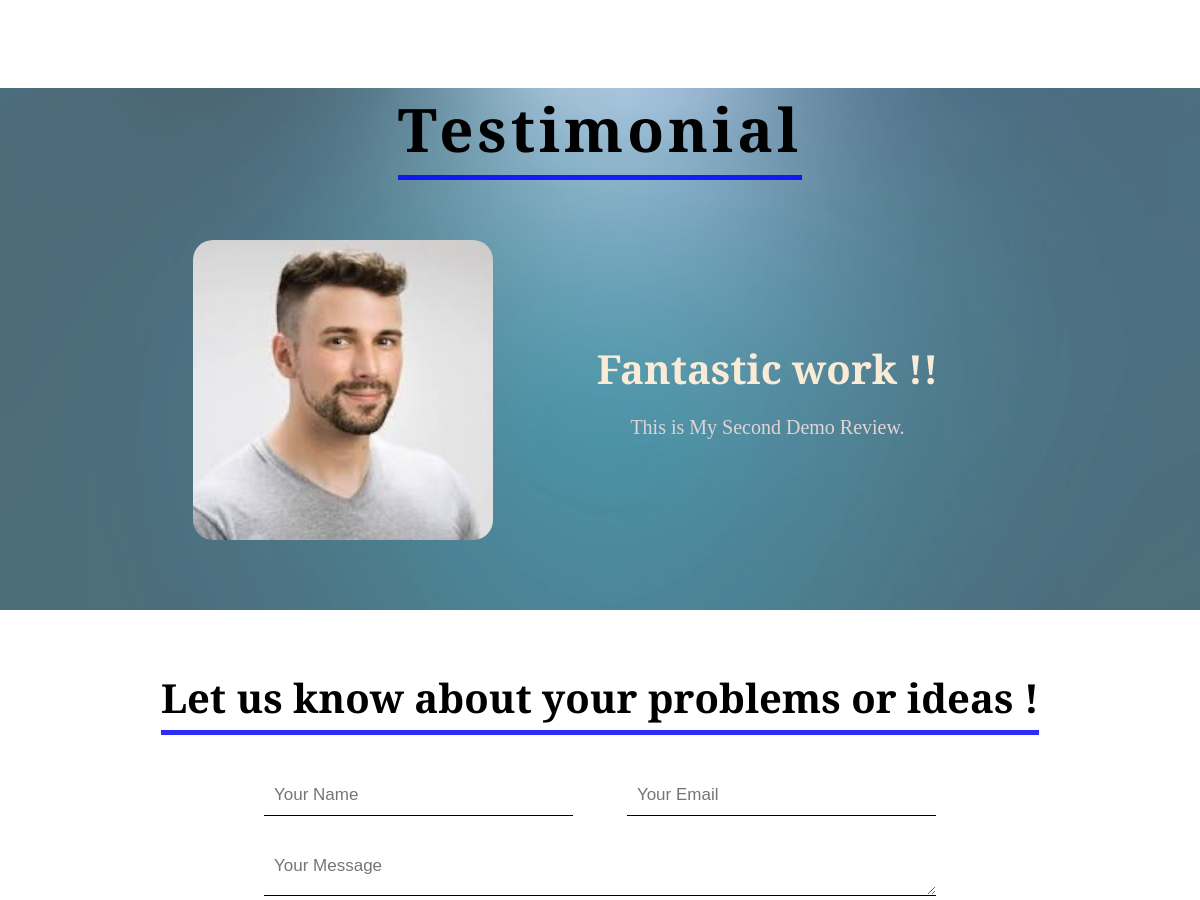
Before: / (middle part) with the older database file.
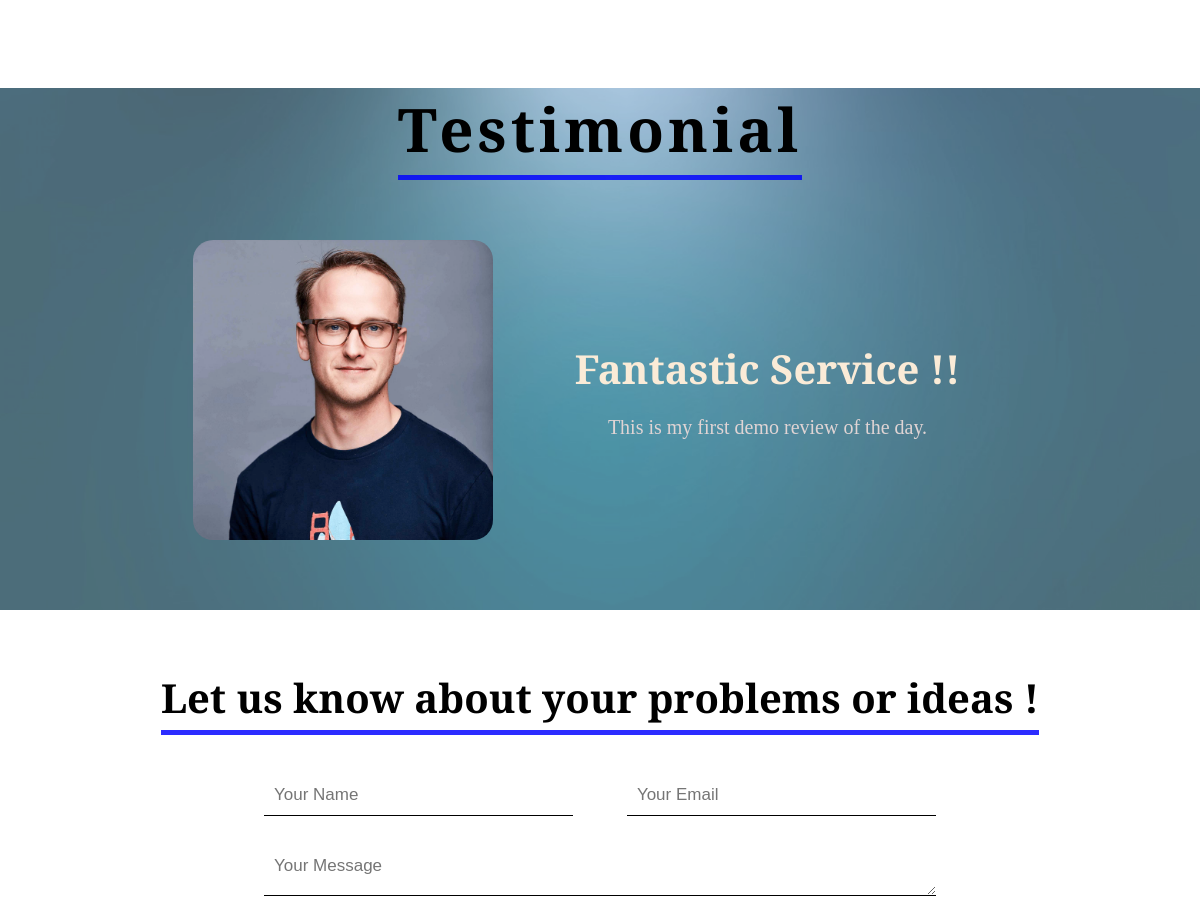
After: the same page with the newer database file.
### dashboard/models.py (models this page shows, shortened)
class UserReview(models.Model):
    user = models.ForeignKey(User, on_delete=models.CASCADE, null=True)
    user_details = models.ForeignKey(UserProfilePicture, on_delete=models.CASCADE, null=True)
    review_title = models.CharField(max_length=50)
    review = models.TextField()

class UserProfilePicture(models.Model):
    user = models.OneToOneField(User, on_delete=models.CASCADE)
    profile_picture = models.ImageField(upload_to="dashboard/")

### home/views.py (the view)
# urls.py: path("", views.home, name="home"),
def home(request):
    review_object = UserReview.objects.all()
    if request.method == "POST":
        form = ContactForm(request.POST)
        if form.is_valid():
            form.save()
            messages.success(request, "Your message has been sent")
            return redirect("/#contact")
    else:
        form = ContactForm()
    context = {"form":form, "review_object":review_object}
    return render(request, "home/index.html", context)

### home/forms.py
class ContactForm(forms.ModelForm):
    class Meta:
        model = Contact
        fields = "__all__"
        widgets = {
            "name" : forms.TextInput(attrs={"placeholder": "Your Name"}),
            "email" : forms.EmailInput(attrs={"placeholder": "Your Email"}),
            "message": forms.Textarea(attrs={"placeholder":"Your Message"})
        }

### dashboard/context_processor.py (called while the page is built)
def user_image(request):
    if request.user.is_authenticated:
        image = UserProfilePicture.objects.filter(user=request.user).first()
        if image:
            return {
                "image":image,
            }
        else:
            return {
                "image":False,
            }
    else:
        return {
            "image":False,
        }

### templates/home/index.html (shortened to what this page needs)
{% extends 'base.html' %}
{% load static %}
{% block body %}
<section class="testimonial">
    {% for review in review_object %}
    <div class="testimonial-head flex-column-center">
        <div class="testimonial-heading flex-row-center">
            <h1>Testimonial</h1>
        </div>
        <div class="testimonial-part flex-row-center">
            {% if review.user_details %}
            <div class="testimonial-img">
                <img src="{{review.user_details.profile_picture.url}}" alt="">
            </div>
            {% else %}
            <div class="testimonial-img">
                <img src="{% static 'home/img/default.png' %}" alt="">
            </div>
            {% endif %}
            <div class="testimonial-content flex-column-center">
                <h2 class="lg-heading">{{review.review_title}}</h2>
                <p class="text-center">{{review.review}}</p>
            </div>
        </div>
    </div>
    {% endfor %}
</section>
<section class="contact-section" id="contact">
    <div class="container">
        <form action="/" method="post"> {% csrf_token %}
            <div class="contact-heading flex-row-center">
                <h2 class="contact-heading-hide lg-heading">
                    Let us know about your problems or ideas !
                </h2>
            </div>
            <div class="form-items flex-column-center">
                <div class="name-email flex-row-space-between">
                    {{form.name}}
                    {{form.email}}
                </div>
                {{form.message}}
            </div>
        </form>
    </div>
</section>
{% endblock body %}

Changed rows visible on the page:
changed UserReview: user_details.profile_picture: a different picture; review_title "Fantastic work !!" → "Fantastic Service !!"; review "This is My Second Demo Review." → "This is my first demo review of the day."
